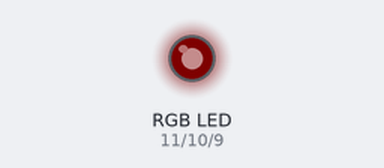
A sketch run on a simulated Arduino Uno, built with avr-gcc and run on an emulated ATmega328P. Shown: an RGB LED mixed from three pins (HIGH = lit). Dim RGB values are drawn brighter than linear.

Above: at 0.05 s.
At 0.95 s:
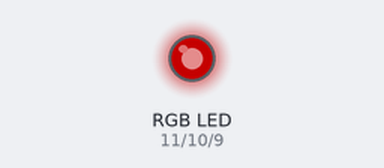
At 2.15 s:
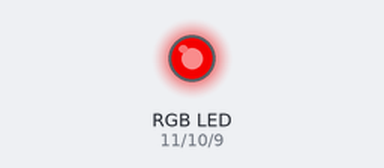
At 3.75 s:
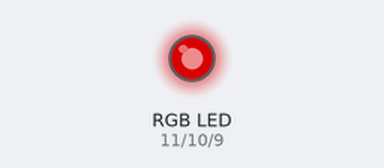
At 7.55 s:
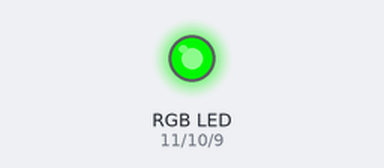
At 15.05 s:
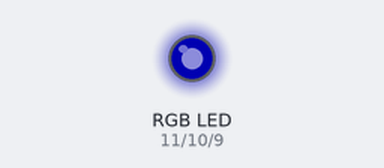
Timing chart, 0 to 20.4 s (numbered marks = the images above):
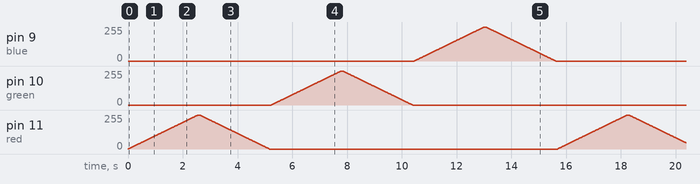

The sketch:

LED_INTENSITY.ino
```cpp
// analogWrite is used instead of digitalWrite because analogWrite allows for adjusting the brightness of the LEDs.
//  This is achieved by outputting a PWM (Pulse Width Modulation) signal, which can vary the duty cycle between 0 and 255.
// digitalWrite can only turn the LEDs fully on or fully off, but analogWrite lets you create smooth transitions in brightness, enabling the fading effect seen in your code.

// The delay function pauses the execution of the program for a specified amount of time, in milliseconds. 1 second =1000 milliosecond

int red=11;
int green=10;
int blue=9;
int arr[]={red,green,blue};

void setup(){
  pinMode(red,OUTPUT);
  pinMode(green,OUTPUT);
  pinMode(blue,OUTPUT);
}
void loop(){
  for(int i=0;i<3;i++){
    for(int value=0;value<256;value++){
      analogWrite(arr[i],value);
      delay(10);
    }
    delay(50);
    for(int value=255;value>=0;value--){
      analogWrite(arr[i],value);
      delay(10);
    }
    delay(50);
  }
}


// int red = 11;
// int green = 10;
// int blue = 9;
// int arr[] = { red, green, blue };
// void setup() {
//   pinMode(red, OUTPUT);
//   pinMode(green, OUTPUT);
//   pinMode(blue, OUTPUT);
// }

// void loop() {
//   for (int i = 0; i <= 2; i++) {
//     for (int value = 0; value <= 255; value++) {

//       analogWrite(arr[i],value);
//       delay(10);
//     }
//     delay(50);

//     for (int value = 255; value >= 0; value--) {
//       analogWrite(arr[i],value);
//       delay(10);
//     }
//     delay(50);
//   }
// }
```
